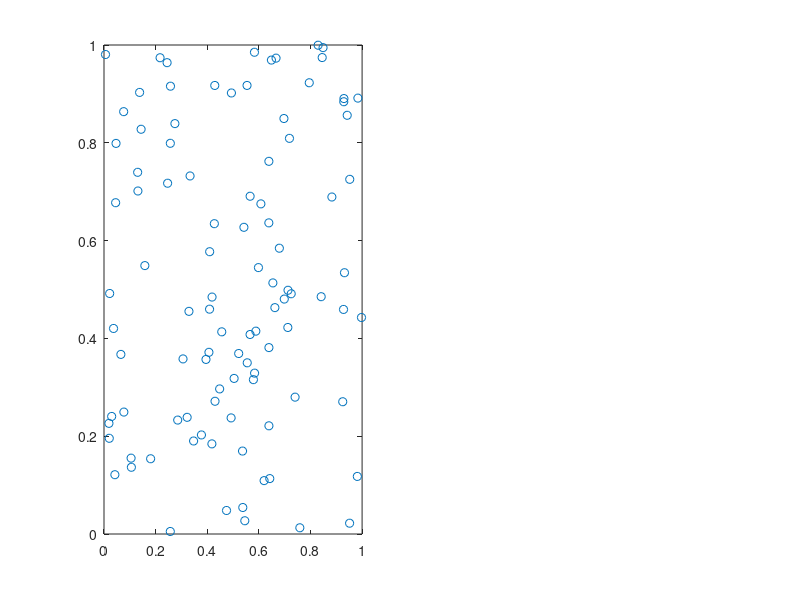

This figure's MATLAB source: (Note: this script raises an error after producing the figure.)
%% Random Sampling
clear;clc
N = 100;
n = 2;
dots = rand(N,n);
subplot(121)
plot(dots(:,1),dots(:,2),'o')
title(['Uniformity= ',num2str(Auxiliary_functions(dots))])
xlabel('Unoptimized')
grid on
%% Stratified Random Sampling
subplot(122)
L = sqrt(N);
dots = rand(N,n)/L;
moved = zeros(N,n);
k = 1;
for i = 1:L
    for j = 1:L
        moved(k,:) = [(i-1)/L,(j-1)/L];
        k = k + 1;
    end
end
dots = dots + moved;
plot(dots(:,1),dots(:,2),'o')
title(['Uniformity= ',num2str(Auxiliary_functions(dots))])
xlabel('Optimized')
grid on